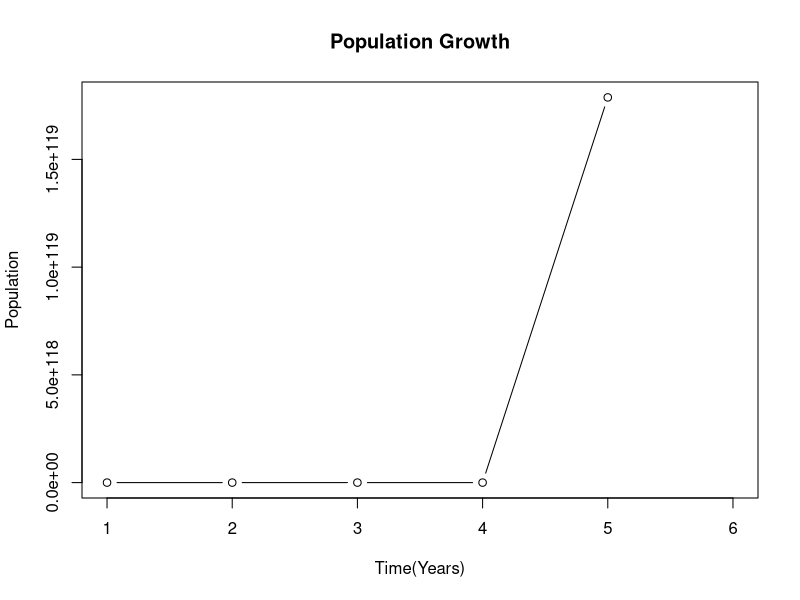
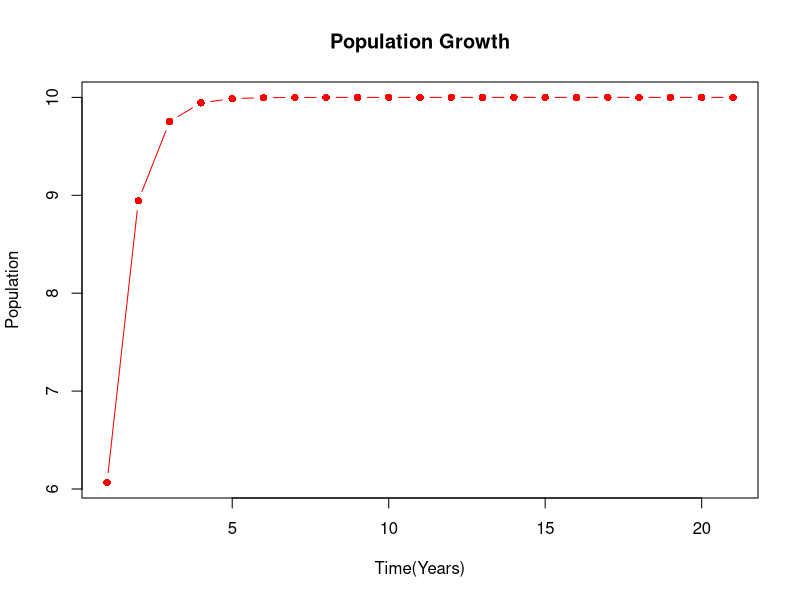

Reproduce these figures in R, in order.
for(i in 20:10){
  print(i)
}
for(i in 1:20){
  if(i %% 2 ==0) print(i)
}
# number_3
primer<-function(m){
  if(m==2){
      TRUE
  } else if (any(m %% 2:(m-1)==0)){
      FALSE
  } else {
      TRUE
      }
}
primer(11)
# number_4
for(i in 1:20){
  if(i %% 5 ==0){
    print(paste(i,"Good: NUMBER"))
  } else if (any(i %% 2:(i-1)==0)){
    print(paste(i,"Job: NUMBER"))
  } else {
    print (paste(i,""))
  }
  }
#number_5
# - e is for Euler's number which is 2.71828.
pop.size<-function(t,a,b,c){
  y <- a*exp(-b*exp(-c*t))
  return(y)
}
pop.size(8,10,-0.5,-0.3)
# - The user inputs the time, population size, and parameters.

# number_6:
pop.size<-function(a,b,c){
  t <- seq(1,30,5)
  y <- a*exp(-b*exp(-c*t))
  plot((y) ,type = 'b', xlab="Time(Years)", ylab = "Population", main = "Population Growth")
}
pop.size(10,-0.5,-0.3)
# The user inputs the population size and parameters.

#number_7

pop.size<-function(a,b,c){
  t <- seq(0,100,by=5)
  y <- a*exp(-b*exp(-c*t))
  plot((y) ,xaxt="t",type = 'b', xlab="Time(Years)", ylab = "Population", main = "Population Growth", pch = 16, col= ifelse(y > a&y < b,'blue','red'))
  return(y)
}
pop.size(10,0.5,0.3)

#number_8
